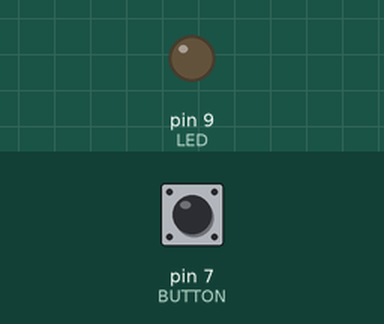
A sketch run on a simulated Arduino Uno, built with avr-gcc and run on an emulated ATmega328P. On the bench: output pins drawn as LEDs (lit = HIGH). The test bench sets the inputs (shaded band); at power-on: pin 7 (BUTTON) LOW.

Above: at 1.2 s.
1.3 s: pin 7 (BUTTON) pulled HIGH for 0.15 s
At 1.37 s:
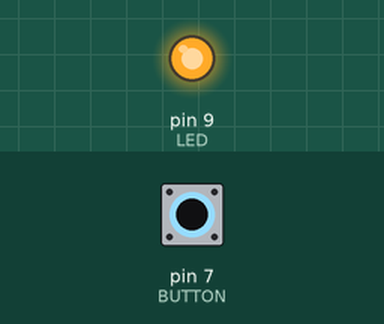
2.9 s: pin 7 (BUTTON) pulled HIGH for 3.2 s
At 6.7 s:
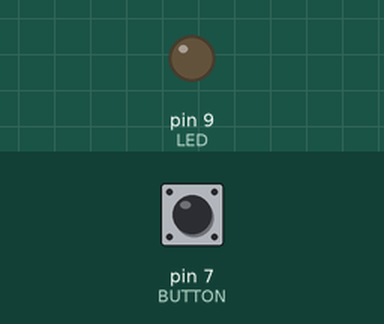
Timing chart, 0 to 8.2 s (numbered marks = the images above; inputs shaded):
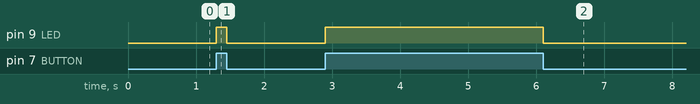

The sketch:

Button.ino
```cpp
#define LED 9
#define BUTTON 7

void setup () {
    pinMode(LED, OUTPUT);
    pinMode(BUTTON, INPUT);
}

void loop () {
    digitalWrite(LED, digitalRead(BUTTON));
}
```

Measured:
- after the input at 1.3 s, pin 9 (LED): LOW → HIGH at once, → LOW 0.15 s later
- after the input at 2.9 s, pin 9 (LED): LOW → HIGH at once, → LOW 3.2 s later
